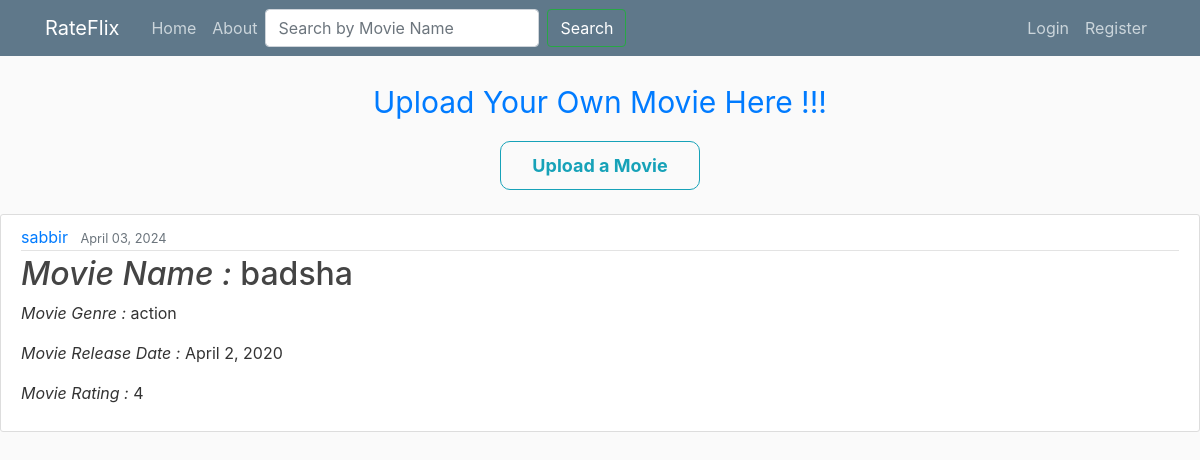
Before: / with the older database file.
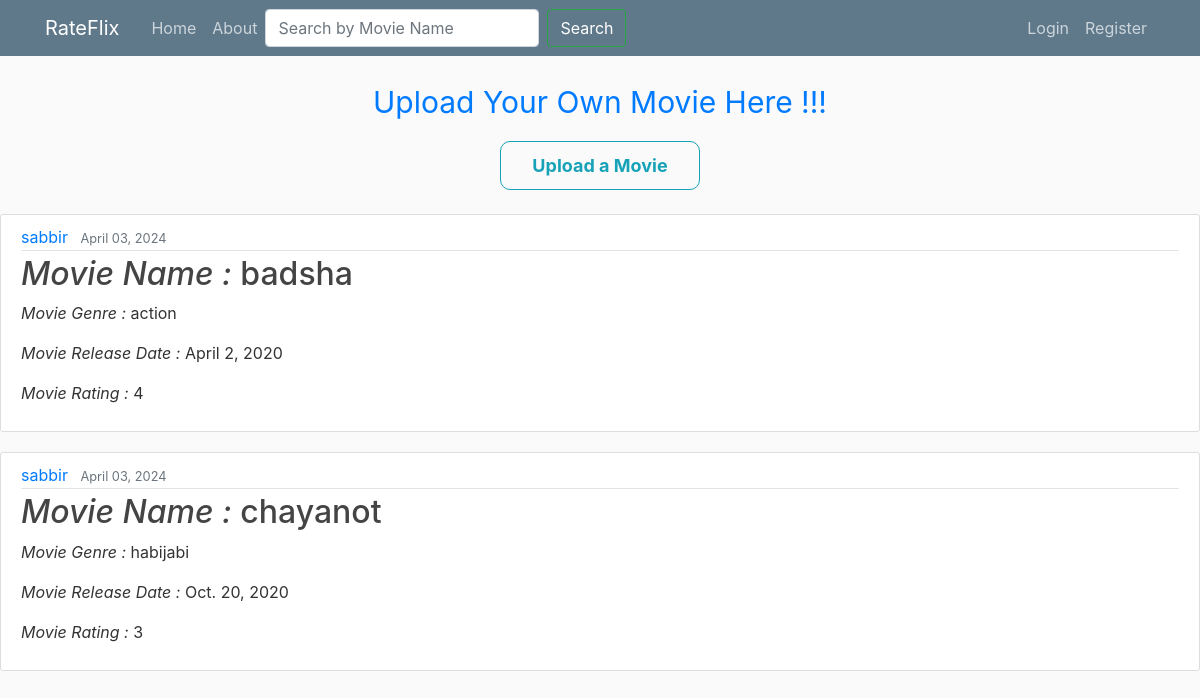
After: the same page with the newer database file.
### movies/models.py (models this page shows, shortened)
class Movie(models.Model):
    name = models.CharField(max_length=100)
    genre = models.CharField(max_length=50)
    rating = models.CharField(max_length=5)
    release_date = models.DateField()
    date_posted = models.DateTimeField(default = timezone.now)
    author = models.ForeignKey(User, on_delete = models.CASCADE)

### movies/views.py (the view)
# urls.py: path('', MovieListView.as_view(), name='movie-list'),
class MovieListView(ListView):
    model = Movie
    template_name = 'movies/movie_list.html'
    context_object_name = 'movies'
    ordering = ['-release_date']
    paginate_by = 4
    def get_context_data(self, **kwargs):
        context = super().get_context_data(**kwargs)
        context['title'] = 'Movies'
        query = self.request.GET.get('search')
        if query:
            context['message'] = 'You searched for: "' + query + '". ' + 'No data found for "' + query + '"!'
        else:
            context['message'] = 'No search query provided'
        return context
    def get_queryset(self):
        query = self.request.GET.get('search')
        if query:
            return Movie.objects.filter(Q(name__icontains=query))
        else:
            return Movie.objects.all()

### movies/templates/movies/movie_list.html (shortened to what this page needs)
{% extends "movies/base.html" %}
{% load static %}
{% block content %}
<link rel="stylesheet" type="text/css" href="{% static 'movies/main.css' %}">
<div>
    <p id="homeheader" class="text-primary" style="display: flex; justify-content: center; align-items: center; font-size: 30px">Upload Your Own Movie Here !!! </p>
    <a class="btn btn btn-outline-info btn-md mt-2 mb-4" style="display: block; text-align: center ; width: 200px; margin: 10px auto; padding:10px; border-radius: 10px; font-size: 18px; font-weight: bold" href="{% url 'movie-create' %}">Upload a Movie</a>
    {% for movie in movies %}
        <article class="media content-section">
            <div class="media-body" >
                <div class="article-metadata">
                    <a class="mr-2" href="{% url 'user-movies' movie.author.username %}">{{ movie.author }}</a>
                    <small class="text-muted">{{ movie.date_posted | date:"F d, Y" }}</small>
                </div>
                <h2><i>Movie Name : </i><a class="article-title" href="{% url 'movie-detail' movie.id %}">{{ movie.name }}</a></h2>
                <p class="article-content"> <i>Movie Genre : </i>{{ movie.genre }}</p>
                <p class="article-content"> <i>Movie Release Date : </i>{{ movie.release_date }}</p>
                <p class="article-content"> <i>Movie Rating : </i>{{ movie.rating }}</p>
            </div>
        </article>
        {% empty %}
        <h2>{{ message }}</h2>
    {% endfor %}
</div>
{% endblock content %}

### movies/templates/movies/base.html (shortened to what this page needs)
{% load static %}
<!DOCTYPE html>
<html>
<head>
    <link href="https://cdn.jsdelivr.net/npm/bootstrap@5.0.2/dist/css/bootstrap.min.css" rel="stylesheet">
    <link rel="stylesheet" href="https://maxcdn.bootstrapcdn.com/bootstrap/4.5.2/css/bootstrap.min.css">
    <link rel="stylesheet" type="text/css" href="{% static 'movies/main.css' %}">
</head>
<body>
    <header class="site-header">
        <nav class="navbar navbar-expand-md navbar-dark bg-steel fixed-top">
          <div class="container">
            <a class="navbar-brand mr-4" href="{% url 'movie-list' %}">RateFlix</a>
            <div class="collapse navbar-collapse" id="navbarToggle">
              <div class="navbar-nav mr-auto">
                <a class="nav-item nav-link" href="{% url 'movie-list' %}">Home</a>
                <a class="nav-item nav-link" href="{% url 'about' %}">About</a>
                <form method="GET" action="{% url 'movie-list' %}" class="form-inline my-2 my-lg-0">
                  <input class="form-control mr-sm-2" type="search" placeholder="Search by Movie Name" aria-label="Search" name="search">
                  <button class="btn btn-outline-success my-2 my-sm-0 text-white" type="submit">Search</button>
              </form>
              </div>
              <div class="navbar-nav">
                {% if user.is_authenticated %}
                <a class="nav-item nav-link" href="{% url 'movie-create' %}">Upload Movie</a>
                <a class="nav-item nav-link" href="{% url 'profile' %}">Profile</a>
                {% comment %} <img class="rounded-circle article-img" style="height: 45px; width: 45px" src="{{ user.profile.image.url }}"> {% endcomment %}
                  <form method="post" action="{% url 'logout' %}" class="nav-item">
                    {% csrf_token %}
                    <button type="submit" class="nav-link btn btn-link">Logout</button>
                  </form>
                {% else %}
                  <a class="nav-item nav-link" href="{% url 'login' %}">Login</a>
                  <a class="nav-item nav-link" href="{% url 'register' %}">Register</a>
                {% endif %}
              </div>
            </div>
          </div>
        </nav>
    </header>
    {% block content %}{% endblock %}
</body>
</html>

### movies/static/movies/main.css (style rules this page uses)
body { background: #fafafa; color: #333333; margin-top: 5rem; }
h1, h2, h3, h4, h5, h6 { color: #444444; }
.bg-steel { background-color: #5f788a; }
.site-header .navbar-nav .nav-link { color: #cbd5db; }
.site-header .navbar-collapse { justify-content: space-between; }
.content-section { background: #ffffff; padding: 10px 20px; border: 1px solid #dddddd; border-radius: 3px; margin-bottom: 20px; }
.article-title { color: #444444; }
.article-content { white-space: pre-line; }
.article-metadata { padding-bottom: 1px; margin-bottom: 4px; border-bottom: 1px solid #e3e3e3 }
#homeheader { font-size: larger; }

Changed rows visible on the page:
added Movie: author "sabbir", date_posted "April 03, 2024", name "chayanot", genre "habijabi", release_date "Oct. 20, 2020", rating "3"
